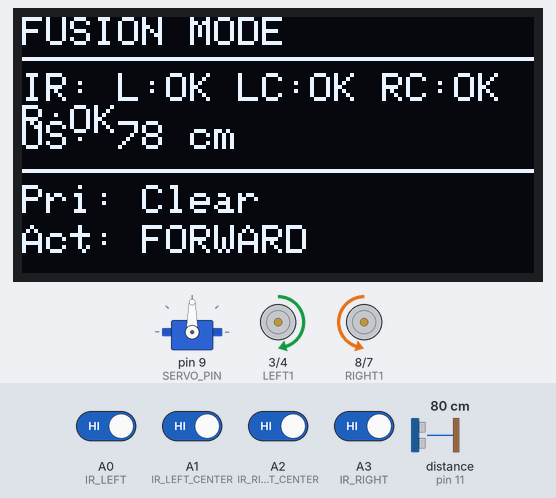
A sketch run on a simulated Arduino Uno, built with avr-gcc and run on an emulated ATmega328P. Shown: servo, 128×64 one-colour display, motor-driver pin pairs drawn as motors (green arrow = first pin HIGH = forward, orange = second pin HIGH = backward, longer = more drive, scaled by the enable pin). Wiring (inferred from the names in the program): ultrasonic range finder: trigger pin 10; echo pin 11. The inputs (shaded band) are chosen by the test bench; at power-on: A0 (IR_LEFT), A1 (IR_LEFT_CENTER), A2 (IR_RIGHT_CENTER), A3 (IR_RIGHT) HIGH, distance to the obstacle (sensor on pin 11) 80 cm. The echo pulse lasts 58.3 µs per cm; what the sketch prints to the serial monitor is not drawn.

Above: at 7.8 s.
7.9 s: distance to the obstacle (sensor on pin 11) set to 64 cm
At 8.4 s:
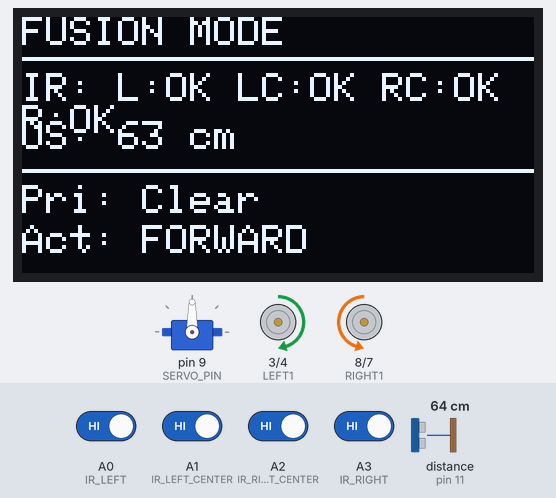
9.5 s: distance to the obstacle (sensor on pin 11) set to 58 cm
At 11.7 s:
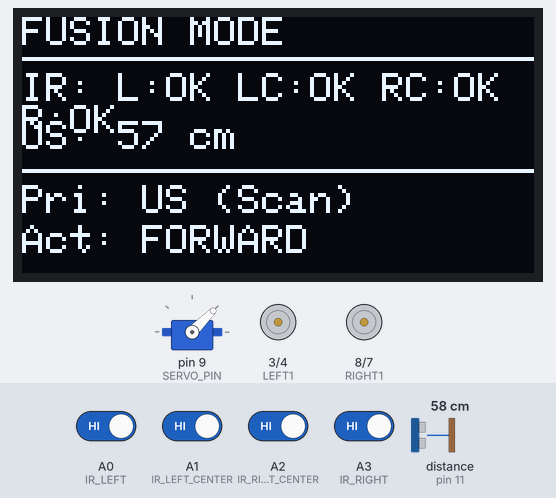
11.9 s: A0 (IR_LEFT) driven LOW
At 14.55 s:
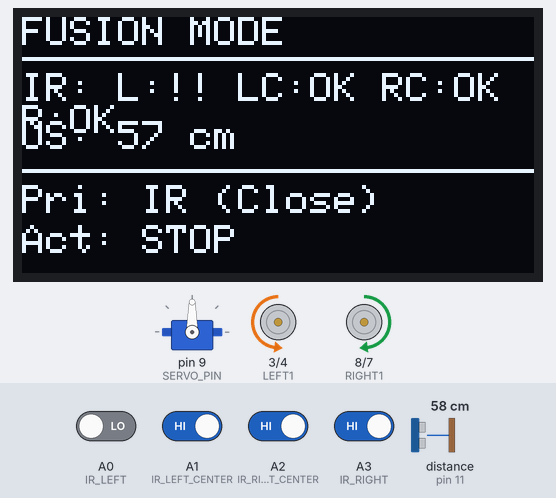
14.9 s: A3 (IR_RIGHT) driven LOW
At 16.0 s:
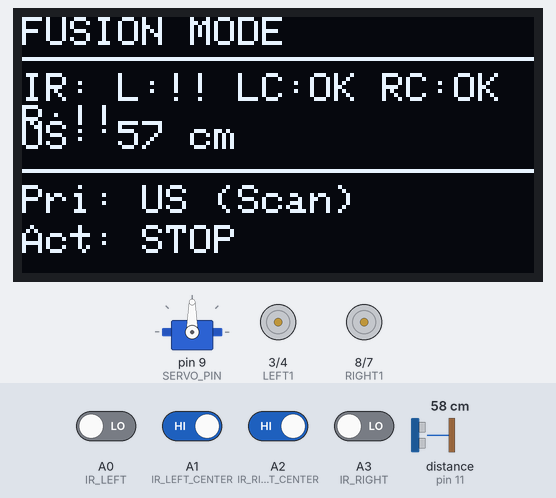
17.1 s: A0 (IR_LEFT) driven HIGH
At 19.21 s:
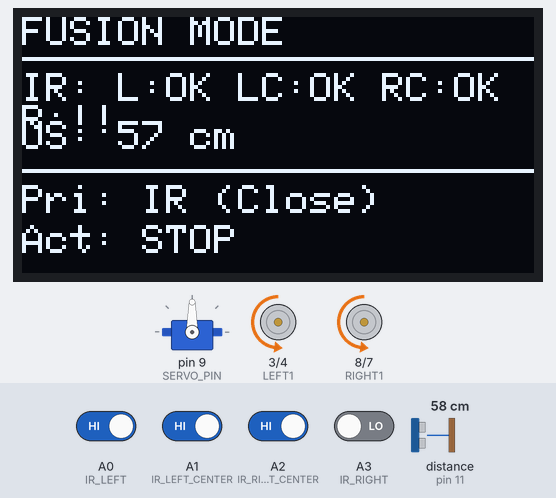
20.0 s: A1 (IR_LEFT_CENTER) driven LOW
At 23.09 s:
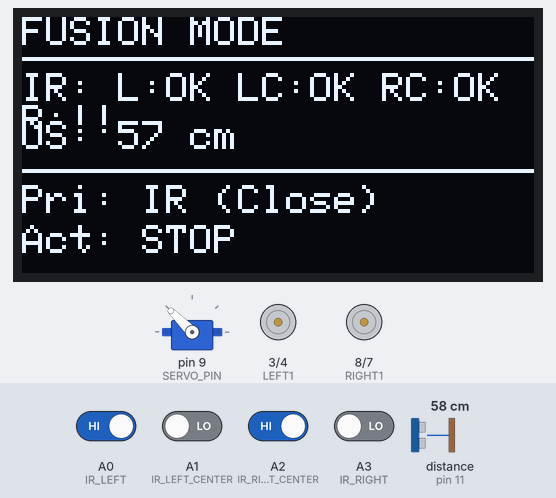
Timing chart, 0 to 24.0 s (numbered marks = the images above; inputs shaded):
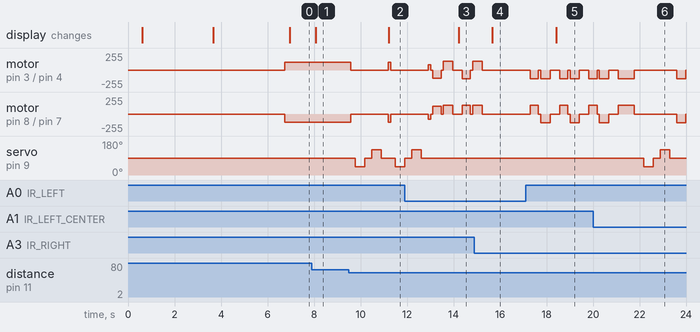

The sketch:

12_Car-1_Fusion_US_and_IR_OA.ino
```cpp
// ============================================
// FUSION OBSTACLE AVOIDANCE SYSTEM
// IR (Close Range) + Ultrasonic (Long Range)
// ============================================

#include <Servo.h>
#include <Wire.h>
#include <Adafruit_GFX.h>
#include <Adafruit_SSD1306.h>

// ============================================
// OLED CONFIGURATION
// ============================================
#define SCREEN_WIDTH 128
#define SCREEN_HEIGHT 64
#define OLED_RESET -1
#define SCREEN_ADDRESS 0x3C

Adafruit_SSD1306 display(SCREEN_WIDTH, SCREEN_HEIGHT, &Wire, OLED_RESET);

// ============================================
// PIN DEFINITIONS
// ============================================
// Ultrasonic Sensor
#define TRIG_PIN 10
#define ECHO_PIN 11
#define SERVO_PIN 9

// Motor Pins
#define LEFT1 3        // IN1
#define LEFT2 4        // IN2
#define LEFT_SPEED 5   // ENA (PWM)
#define RIGHT1 8       // IN3
#define RIGHT2 7       // IN4
#define RIGHT_SPEED 6  // ENB (PWM)

// IR Sensors
#define IR_LEFT         A0
#define IR_LEFT_CENTER  A1
#define IR_RIGHT_CENTER A2
#define IR_RIGHT        A3

// ============================================
// SENSOR CONFIGURATION
// ============================================
// IR Thresholds
int IR_OBSTACLE = 0;
int IR_CLEAR = 1;

// Ultrasonic Thresholds (cm)
#define US_DANGER_DISTANCE 20      // Emergency stop
#define US_WARNING_DISTANCE 40     // Start planning
#define US_SCAN_DISTANCE 60        // Initiate scanning
#define US_MAX_VALID_DISTANCE 400  // Max valid reading

// ============================================
// MOTION CONFIGURATION
// ============================================
#define SPEED_NORMAL 120         // Normal cruising speed
#define SPEED_SLOW 80            // Slow speed when obstacle near
#define SPEED_TURN 130           // Turn speed
#define TURN_TIME 400            // Turn duration (ms)
#define BACKUP_TIME 350          // Backup duration (ms)

// ============================================
// DISPLAY UPDATE INTERVALS
// ============================================
#define DISPLAY_UPDATE_INTERVAL 200
#define SERIAL_UPDATE_INTERVAL 400

// ============================================
// GLOBAL VARIABLES
// ============================================
Servo scanner;

// Sensor readings
int irLeft = 0;
int irLeftCenter = 0;
int irRightCenter = 0;
int irRight = 0;
int usDistance = 0;
int usLeft = 0;
int usRight = 0;

// State tracking
String currentAction = "Initializing";
String sensorPriority = "None";
unsigned long lastDisplayUpdate = 0;
unsigned long lastSerialUpdate = 0;
unsigned long loopCount = 0;

// ============================================
// ULTRASONIC SENSOR FUNCTION
// ============================================
int getUltrasonicDistance() {
  digitalWrite(TRIG_PIN, LOW);
  delayMicroseconds(2);
  digitalWrite(TRIG_PIN, HIGH);
  delayMicroseconds(10);
  digitalWrite(TRIG_PIN, LOW);

  long duration = pulseIn(ECHO_PIN, HIGH, 30000); // 30ms timeout

  if (duration == 0) {
    return US_MAX_VALID_DISTANCE; // No echo
  }

  int distance = duration * 0.034 / 2;

  // Validate reading
  if (distance > US_MAX_VALID_DISTANCE || distance < 2) {
    return US_MAX_VALID_DISTANCE;
  }

  return distance;
}

// ============================================
// IR SENSOR AUTO-CALIBRATION
// ============================================
void calibrateIRSensors() {
  Serial.println(F("\n╔════════════════════════════════════════╗"));
  Serial.println(F("║   IR SENSOR CALIBRATION                ║"));
  Serial.println(F("╚════════════════════════════════════════╝"));
  Serial.println(F("→ Place robot in OPEN SPACE"));
  Serial.println(F("→ Calibrating in 2 seconds...\n"));

  delay(2000);

  int openLeft = digitalRead(IR_LEFT);
  int openLC = digitalRead(IR_LEFT_CENTER);
  int openRC = digitalRead(IR_RIGHT_CENTER);
  int openRight = digitalRead(IR_RIGHT);

  int clearCount = openLeft + openLC + openRC + openRight;

  if (clearCount >= 2) {
    IR_CLEAR = 1;
    IR_OBSTACLE = 0;
    Serial.println(F("✅ IR Mode: ACTIVE LOW (Clear=1, Obstacle=0)"));
  } else {
    IR_CLEAR = 0;
    IR_OBSTACLE = 1;
    Serial.println(F("✅ IR Mode: ACTIVE HIGH (Clear=0, Obstacle=1)"));
  }

  Serial.println(F("✅ IR Calibration Complete!\n"));
  delay(1000);
}

// ============================================
// SENSOR READING FUNCTIONS
// ============================================
void readAllSensors() {
  // Read IR sensors
  irLeft = digitalRead(IR_LEFT);
  irLeftCenter = digitalRead(IR_LEFT_CENTER);
  irRightCenter = digitalRead(IR_RIGHT_CENTER);
  irRight = digitalRead(IR_RIGHT);

  // Read ultrasonic (center position)
  scanner.write(90);
  delay(50);
  usDistance = getUltrasonicDistance();
}

// ============================================
// IR SENSOR ANALYSIS
// ============================================
bool irDetectObstacleLeft() {
  return (irLeft == IR_OBSTACLE || irLeftCenter == IR_OBSTACLE);
}

bool irDetectObstacleRight() {
  return (irRight == IR_OBSTACLE || irRightCenter == IR_OBSTACLE);
}

bool irDetectObstacleCenter() {
  return (irLeftCenter == IR_OBSTACLE && irRightCenter == IR_OBSTACLE);
}

bool irAllClear() {
  return (irLeft == IR_CLEAR && irLeftCenter == IR_CLEAR &&
          irRightCenter == IR_CLEAR && irRight == IR_CLEAR);
}

bool irCenterClear() {
  return (irLeftCenter == IR_CLEAR && irRightCenter == IR_CLEAR);
}

// ============================================
// MOTOR CONTROL FUNCTIONS
// ============================================
void setMotors(int in1, int in2, int in3, int in4, int speedL, int speedR) {
  digitalWrite(LEFT1, in1);
  digitalWrite(LEFT2, in2);
  digitalWrite(RIGHT1, in3);
  digitalWrite(RIGHT2, in4);
  analogWrite(LEFT_SPEED, speedL);
  analogWrite(RIGHT_SPEED, speedR);
}

void stopMotors() {
  setMotors(LOW, LOW, LOW, LOW, 0, 0);
  currentAction = "STOP";
}

void forward(int speed) {
  setMotors(HIGH, LOW, LOW, HIGH, speed, speed);
  currentAction = "FORWARD";
}

void backward(int speed) {
  setMotors(LOW, HIGH, HIGH, LOW, speed, speed);
  currentAction = "BACKWARD";
}

void turnLeft(int speed) {
  setMotors(LOW, HIGH, LOW, HIGH, speed, speed);
  currentAction = "TURN LEFT";
}

void turnRight(int speed) {
  setMotors(HIGH, LOW, HIGH, LOW, speed, speed);
  currentAction = "TURN RIGHT";
}

// ============================================
// ULTRASONIC SCANNING FUNCTION
// ============================================
void scanWithUltrasonic() {
  Serial.println(F("\n🔍 ULTRASONIC SCANNING..."));

  stopMotors();
  delay(200);

  // Scan Right (45°)
  Serial.print(F("  → Scanning Right (45°)... "));
  scanner.write(45);
  delay(400);
  usRight = getUltrasonicDistance();
  Serial.print(usRight);
  Serial.println(F(" cm"));

  // Return to center
  scanner.write(90);
  delay(300);

  // Scan Left (135°)
  Serial.print(F("  → Scanning Left (135°)... "));
  scanner.write(135);
  delay(400);
  usLeft = getUltrasonicDistance();
  Serial.print(usLeft);
  Serial.println(F(" cm"));

  // Return to center
  scanner.write(90);
  delay(300);

  Serial.println(F("\n📊 Scan Results:"));
  Serial.print(F("  Left:  ")); Serial.print(usLeft); Serial.println(F(" cm"));
  Serial.print(F("  Right: ")); Serial.print(usRight); Serial.println(F(" cm"));
}

// ============================================
// DECISION MAKING - BASED ON SCAN
// ============================================
void makeUltrasonicDecision() {
  // Both paths blocked
  if (usLeft < US_WARNING_DISTANCE && usRight < US_WARNING_DISTANCE) {
    Serial.println(F("⚠️ Both paths blocked! 180° turn..."));

    backward(SPEED_NORMAL);
    delay(BACKUP_TIME);
    stopMotors();
    delay(200);

    turnRight(SPEED_TURN);
    delay(TURN_TIME * 2); // 180°
    stopMotors();
    delay(200);
  }
  // Right is clearer
  else if (usRight > usLeft) {
    Serial.println(F("✅ RIGHT path clearer"));

    turnRight(SPEED_TURN);
    delay(TURN_TIME);
    stopMotors();
    delay(200);
  }
  // Left is clearer
  else {
    Serial.println(F("✅ LEFT path clearer"));

    turnLeft(SPEED_TURN);
    delay(TURN_TIME);
    stopMotors();
    delay(200);
  }

  Serial.println(F("🚀 Resuming movement\n"));
}

// ============================================
// 🔥 FUSION ALGORITHM - MAIN DECISION LOGIC
// ============================================
void fusionDecisionAlgorithm() {
  readAllSensors();
  loopCount++;

  // ═══════════════════════════════════════════
  // PRIORITY 1: IR IMMEDIATE OBSTACLE (HIGHEST)
  // Close range danger - immediate action
  // ═══════════════════════════════════════════

  if (!irAllClear()) {
    sensorPriority = "IR (Close)";

    // Left side blocked
    if (irDetectObstacleLeft() && !irDetectObstacleRight()) {
      Serial.println(F("🚨 IR: LEFT OBSTACLE - Immediate right turn"));

      stopMotors();
      delay(100);

      backward(SPEED_NORMAL);
      delay(BACKUP_TIME);
      stopMotors();
      delay(100);

      turnRight(SPEED_TURN);
      delay(TURN_TIME);
      stopMotors();
      delay(200);
      return;
    }

    // Right side blocked
    if (irDetectObstacleRight() && !irDetectObstacleLeft()) {
      Serial.println(F("🚨 IR: RIGHT OBSTACLE - Immediate left turn"));

      stopMotors();
      delay(100);

      backward(SPEED_NORMAL);
      delay(BACKUP_TIME);
      stopMotors();
      delay(100);

      turnLeft(SPEED_TURN);
      delay(TURN_TIME);
      stopMotors();
      delay(200);
      return;
    }

    // Both sides blocked
    if (!irCenterClear()) {
      Serial.println(F("🚨 IR: CENTER BLOCKED - Emergency backup"));

      stopMotors();
      delay(100);

      backward(SPEED_NORMAL);
      delay(BACKUP_TIME * 2);
      stopMotors();
      delay(200);

      // Use ultrasonic to decide direction
      scanWithUltrasonic();
      makeUltrasonicDecision();
      return;
    }
  }

  // ═══════════════════════════════════════════
  // PRIORITY 2: ULTRASONIC DANGER ZONE
  // Medium range - plan ahead
  // ═══════════════════════════════════════════

  if (usDistance <= US_DANGER_DISTANCE && usDistance > 0) {
    sensorPriority = "US (Danger)";
    Serial.print(F("⚠️ US: DANGER ZONE! Distance: "));
    Serial.print(usDistance);
    Serial.println(F(" cm"));

    // Verify with IR
    if (irCenterClear()) {
      Serial.println(F("  → IR confirms clear - US might be false positive"));
      Serial.println(F("  → Slowing down and continuing"));
      forward(SPEED_SLOW);
      delay(100);
      return;
    } else {
      Serial.println(F("  → IR also detects obstacle - stopping"));
      stopMotors();
      delay(200);

      scanWithUltrasonic();
      makeUltrasonicDecision();
      return;
    }
  }

  // ═══════════════════════════════════════════
  // PRIORITY 3: ULTRASONIC WARNING ZONE
  // Moderate distance - start planning
  // ═══════════════════════════════════════════

  if (usDistance <= US_WARNING_DISTANCE && usDistance > US_DANGER_DISTANCE) {
    sensorPriority = "US (Warning)";

    if (irAllClear()) {
      Serial.print(F("⚠️ US: Obstacle at "));
      Serial.print(usDistance);
      Serial.println(F(" cm - slowing down"));
      forward(SPEED_SLOW);
      delay(50);
      return;
    }
  }

  // ═══════════════════════════════════════════
  // PRIORITY 4: ULTRASONIC SCAN ZONE
  // Far distance - initiate scanning
  // ═══════════════════════════════════════════

  if (usDistance <= US_SCAN_DISTANCE && usDistance > US_WARNING_DISTANCE) {
    sensorPriority = "US (Scan)";

    if (irAllClear()) {
      Serial.print(F("📡 US: Obstacle ahead at "));
      Serial.print(usDistance);
      Serial.println(F(" cm - scanning..."));

      scanWithUltrasonic();

      // If clearer path found, turn proactively
      if (usLeft > usDistance + 20 || usRight > usDistance + 20) {
        makeUltrasonicDecision();
      } else {
        forward(SPEED_SLOW);
      }
      return;
    }
  }

  // ═══════════════════════════════════════════
  // PRIORITY 5: ALL CLEAR - NORMAL OPERATION
  // ═══════════════════════════════════════════

  if (irAllClear() && usDistance > US_SCAN_DISTANCE) {
    sensorPriority = "Clear";
    forward(SPEED_NORMAL);
    delay(50);
    return;
  }

  // Default - stop and reassess
  stopMotors();
  delay(100);
}

// ============================================
// OLED DISPLAY UPDATE
// ============================================
void updateDisplay() {
  unsigned long currentTime = millis();

  if (currentTime - lastDisplayUpdate < DISPLAY_UPDATE_INTERVAL) {
    return;
  }

  lastDisplayUpdate = currentTime;

  display.clearDisplay();
  display.setTextSize(1);
  display.setTextColor(SSD1306_WHITE);

  // Title
  display.setCursor(0, 0);
  display.println(F("FUSION MODE"));
  display.drawLine(0, 10, 128, 10, SSD1306_WHITE);

  // IR Sensor Status
  display.setCursor(0, 14);
  display.print(F("IR: L:"));
  display.print(irLeft == IR_CLEAR ? "OK" : "!!");
  display.print(F(" LC:"));
  display.print(irLeftCenter == IR_CLEAR ? "OK" : "!!");
  display.print(F(" RC:"));
  display.print(irRightCenter == IR_CLEAR ? "OK" : "!!");
  display.print(F(" R:"));
  display.print(irRight == IR_CLEAR ? "OK" : "!!");

  // Ultrasonic Distance
  display.setCursor(0, 26);
  display.print(F("US: "));
  display.print(usDistance);
  display.print(F(" cm"));

  // Priority & Action
  display.drawLine(0, 38, 128, 38, SSD1306_WHITE);
  display.setCursor(0, 42);
  display.print(F("Pri: "));
  display.println(sensorPriority);

  display.setCursor(0, 52);
  display.print(F("Act: "));
  display.println(currentAction);

  display.display();
}

// ============================================
// SERIAL STATUS PRINT
// ============================================
void printStatus() {
  unsigned long currentTime = millis();

  if (currentTime - lastSerialUpdate < SERIAL_UPDATE_INTERVAL) {
    return;
  }

  lastSerialUpdate = currentTime;

  Serial.print(F("Loop:")); Serial.print(loopCount);
  Serial.print(F(" | IR[L:")); Serial.print(irLeft == IR_CLEAR ? "✓" : "✗");
  Serial.print(F(" LC:")); Serial.print(irLeftCenter == IR_CLEAR ? "✓" : "✗");
  Serial.print(F(" RC:")); Serial.print(irRightCenter == IR_CLEAR ? "✓" : "✗");
  Serial.print(F(" R:")); Serial.print(irRight == IR_CLEAR ? "✓" : "✗");
  Serial.print(F("] US:")); Serial.print(usDistance);
  Serial.print(F("cm | ")); Serial.print(sensorPriority);
  Serial.print(F(" | ")); Serial.println(currentAction);
}

// ============================================
// SETUP
// ============================================
void setup() {
  Serial.begin(115200);
  delay(500);

  Serial.println(F("\n╔════════════════════════════════════════╗"));
  Serial.println(F("║   🔥 FUSION OBSTACLE AVOIDANCE        ║"));
  Serial.println(F("║   IR (Close) + Ultrasonic (Long)     ║"));
  Serial.println(F("╚════════════════════════════════════════╝\n"));

  Serial.println(F("📋 Sensor Strategy:"));
  Serial.println(F("  1. IR Priority - Immediate response (0-20cm)"));
  Serial.println(F("  2. US Danger - Emergency stop (20-40cm)"));
  Serial.println(F("  3. US Warning - Slow down (40-60cm)"));
  Serial.println(F("  4. US Scan - Plan ahead (60-100cm)"));
  Serial.println(F("  5. All Clear - Normal speed\n"));

  // Motor pins
  pinMode(LEFT1, OUTPUT);
  pinMode(LEFT2, OUTPUT);
  pinMode(LEFT_SPEED, OUTPUT);
  pinMode(RIGHT1, OUTPUT);
  pinMode(RIGHT2, OUTPUT);
  pinMode(RIGHT_SPEED, OUTPUT);

  // IR sensors
  pinMode(IR_LEFT, INPUT);
  pinMode(IR_LEFT_CENTER, INPUT);
  pinMode(IR_RIGHT_CENTER, INPUT);
  pinMode(IR_RIGHT, INPUT);

  // Ultrasonic sensor
  pinMode(TRIG_PIN, OUTPUT);
  pinMode(ECHO_PIN, INPUT);

  // Servo
  scanner.attach(SERVO_PIN);
  scanner.write(90); // Center position

  // OLED
  if(!display.begin(SSD1306_SWITCHCAPVCC, SCREEN_ADDRESS)) {
    Serial.println(F("⚠️ OLED init failed - continuing without display"));
  } else {
    Serial.println(F("✅ OLED initialized"));

    display.clearDisplay();
    display.setTextSize(1);
    display.setCursor(20, 20);
    display.println(F("FUSION MODE"));
    display.setCursor(15, 35);
    display.println(F("Calibrating..."));
    display.display();
  }

  // Calibrate IR sensors
  calibrateIRSensors();

  // Test ultrasonic
  Serial.println(F("🔊 Testing Ultrasonic..."));
  int testDist = getUltrasonicDistance();
  Serial.print(F("  → Distance: "));
  Serial.print(testDist);
  Serial.println(F(" cm"));

  if (testDist < US_MAX_VALID_DISTANCE && testDist > 0) {
    Serial.println(F("✅ Ultrasonic working!\n"));
  } else {
    Serial.println(F("⚠️ Ultrasonic may have issues\n"));
  }

  currentAction = "READY";
  sensorPriority = "Standby";
  updateDisplay();

  Serial.println(F("✅ FUSION SYSTEM READY!"));
  Serial.println(F("🚦 Starting in 3 seconds...\n"));
  Serial.println(F("━━━━━━━━━━━━━━━━━━━━━━━━━━━━━━━━━━━━━━━━\n"));
  delay(3000);

  loopCount = 0;
  lastDisplayUpdate = millis();
  lastSerialUpdate = millis();
}

// ============================================
// MAIN LOOP
// ============================================
void loop() {
  fusionDecisionAlgorithm();
  updateDisplay();
  printStatus();
  delay(20); // Small delay for stability
}
```

Measured:
- the behaviour switches between 62 and 61 cm on distance to the obstacle (sensor on pin 11) (found by bisection; images 1 and 2)
- after the input at 7.9 s, the display: changes after 0.19 s (image 1)
- after the input at 9.5 s, motor on pin 3 (LEFT1) / pin 4 (LEFT2): forward 120/255 → stopped after 0.08 s, → forward 120/255 1.6 s later, → stopped 0.11 s later; motor on pin 8 (RIGHT1) / pin 7 (RIGHT2): backward 120/255 → stopped after 0.08 s, → backward 120/255 1.6 s later, → stopped 0.11 s later
- after the input at 11.9 s, servo on pin 9 (SERVO_PIN): goes on until 12.6 s, then stays 90°; the display: changes after 2.3 s (image 3)
- after the input at 14.9 s, motor on pin 3 (LEFT1) / pin 4 (LEFT2), motor on pin 8 (RIGHT1) / pin 7 (RIGHT2): goes on until 15.2 s, then stays stopped; the display: changes after 0.77 s (image 4)
- after the input at 20.0 s, servo on pin 9 (SERVO_PIN): 90° → 45° after 2.2 s, → 90° 0.40 s later, → 135° 0.30 s later, → 90° 0.40 s later
